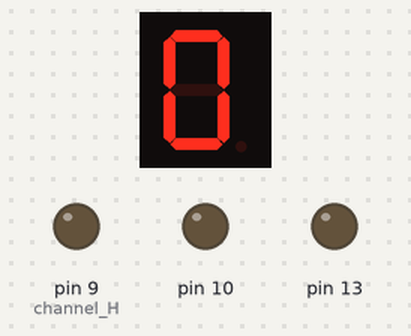
Recording of a sketch running on a simulated Arduino Uno, built with avr-gcc and run on an emulated ATmega328P. Parts: 1-digit seven-segment display, output pins drawn as LEDs (lit = HIGH). Wiring (inferred from the names in the program): 1-digit 7-segment display, segments lit when HIGH: segments pin 3, pin 2, pin 6, pin 8, pin 7, pin 4, pin 5. The segment pins are drawn as the display they are named for; pins used as bus, display or sensor lines are not drawn.

Above: at 0.1 s.
At 0.6 s:
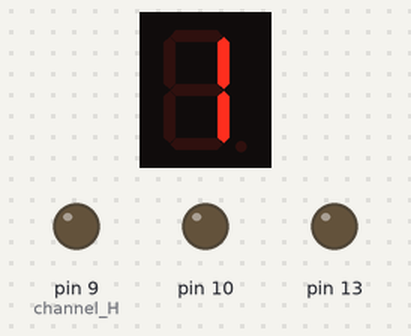
At 1.1 s:
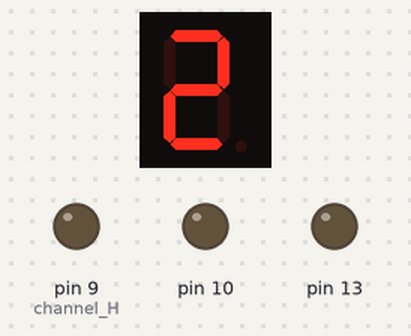
At 2.1 s:
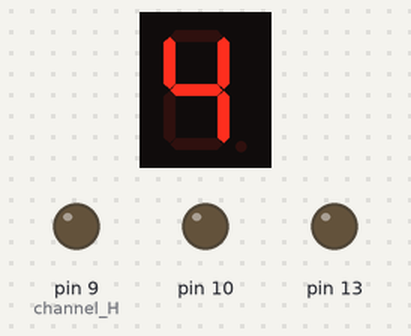
At 3.1 s:
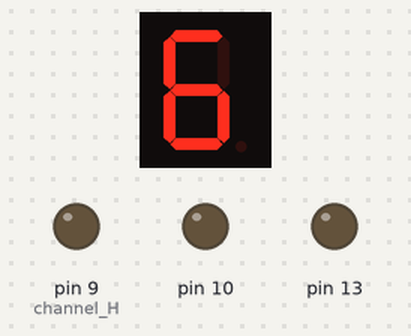
At 4.6 s:
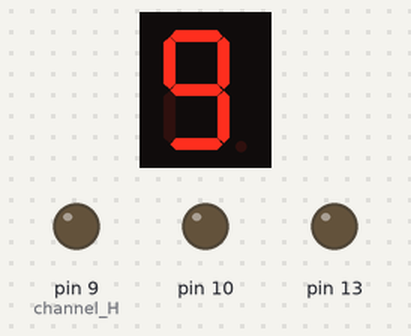

The sketch:

ARDUINO_electroluminescent_display.ino
```cpp
// Electroluminescent Display with Arduino UNO and Sparkfun El Escudo Dos shield

// created by upir, 2025
// youtube channel: https://www.youtube.com/upir_upir

// YouTube video: https://youtu.be/MtiuXPFYjX8
// Source files: https://github.com/upiir/arduino_uno_electroluminescent_display


// Links from the video:
// Do you like this video? You can buy me a coffee ☕: https://www.buymeacoffee.com/upir
// Arduino UNO: https://s.click.aliexpress.com/e/_AXDw1h
// EL Electroluminescent Panel: https://s.click.aliexpress.com/e/_op745Dc
// 5V USB Electroluminescent Inverter: https://s.click.aliexpress.com/e/_oFHj0yq
// Sparkfun EL Escudo Dos documentation: https://learn.sparkfun.com/tutorials/el-sequencerescudo-dos-hookup-guide/all
// Arduino Jumper Wires: https://s.click.aliexpress.com/e/_oF84G1C
// Apollo DSKY watch: https://apollo-instruments.com/
// Apollo DSKY video: https://youtu.be/vA0l_xvBmug?si=Za3FFG00gtw2ADnE
// Creating EL display (Applied Science): https://youtu.be/Z2o_Sp2-aBo?si=RGU2vqOo4spmbs0O
// EL wires: https://s.click.aliexpress.com/e/_opzF6Fy
// Color EL panels: https://s.click.aliexpress.com/e/_oEVfF0a

// Related videos with segmented displays:
// I made Teenage Engineering display at home: https://youtu.be/CeOC7Bf_YKw
// Have you seen this display?: https://youtu.be/9JRgl6mOAfM
// Arduino Breadboard Display: https://youtu.be/DD9FJr9zQ0U
// Transparent Edgelit Display: https://youtu.be/Cg9MDF1VE2g
// Is this the SIMPLEST display?: https://youtu.be/_pNuaVKABN4
// Posy’s designs ➔ REAL DISPLAYS: https://youtu.be/jz01j1TpM84
// Arduino + Ynvisible Displays: https://youtu.be/lxeH1ilL2T0
// Arduino E-ink: https://youtu.be/Rf-E-7fFop0


// define segments
#define seg_A 3
#define seg_B 2
#define seg_C 6
#define seg_D 8
#define seg_E 7
#define seg_F 4
#define seg_G 5


void setup() {

  // Initialize the pins as outputs
  pinMode(seg_A, OUTPUT);  // channel A
  pinMode(seg_B, OUTPUT);  // channel B
  pinMode(seg_C, OUTPUT);  // channel C
  pinMode(seg_D, OUTPUT);  // channel D
  pinMode(seg_E, OUTPUT);  // channel E
  pinMode(seg_F, OUTPUT);  // channel F
  pinMode(seg_G, OUTPUT);  // channel G
  pinMode(9, OUTPUT);  // channel H

  //Uncomment the following line if using this on the EL Escudo Dos.
  // Pin 10 is a status LED on the EL Escudo.
  pinMode(10, OUTPUT);

  //Pin 13 is the status LED on both the EL Sequencer and Arduino for use with the EL Escudo Dos.
   pinMode(13, OUTPUT);
}


/*******************Main Loop***************************/
void loop()
{


  // show digits 0-9

  // digit 0
  digitalWrite(seg_A, HIGH);
  digitalWrite(seg_B, HIGH);
  digitalWrite(seg_C, HIGH);
  digitalWrite(seg_D, HIGH);
  digitalWrite(seg_E, HIGH);
  digitalWrite(seg_F, HIGH);
  digitalWrite(seg_G, LOW);

  delay(500);

  // digit 1
  digitalWrite(seg_A, LOW);
  digitalWrite(seg_B, HIGH);
  digitalWrite(seg_C, HIGH);
  digitalWrite(seg_D, LOW);
  digitalWrite(seg_E, LOW);
  digitalWrite(seg_F, LOW);
  digitalWrite(seg_G, LOW);

  delay(500);

  // digit 2
  digitalWrite(seg_A, HIGH);
  digitalWrite(seg_B, HIGH);
  digitalWrite(seg_C, LOW);
  digitalWrite(seg_D, HIGH);
  digitalWrite(seg_E, HIGH);
  digitalWrite(seg_F, LOW);
  digitalWrite(seg_G, HIGH);

  delay(500);

  // digit 3
  digitalWrite(seg_A, HIGH);
  digitalWrite(seg_B, HIGH);
  digitalWrite(seg_C, HIGH);
  digitalWrite(seg_D, HIGH);
  digitalWrite(seg_E, LOW);
  digitalWrite(seg_F, LOW);
  digitalWrite(seg_G, HIGH);

  delay(500);

  // digit 4
  digitalWrite(seg_A, LOW);
  digitalWrite(seg_B, HIGH);
  digitalWrite(seg_C, HIGH);
  digitalWrite(seg_D, LOW);
  digitalWrite(seg_E, LOW);
  digitalWrite(seg_F, HIGH);
  digitalWrite(seg_G, HIGH);

  delay(500);

  // digit 5
  digitalWrite(seg_A, HIGH);
  digitalWrite(seg_B, LOW);
  digitalWrite(seg_C, HIGH);
  digitalWrite(seg_D, HIGH);
  digitalWrite(seg_E, LOW);
  digitalWrite(seg_F, HIGH);
  digitalWrite(seg_G, HIGH);

  delay(500);

  // digit 6
  digitalWrite(seg_A, HIGH);
  digitalWrite(seg_B, LOW);
  digitalWrite(seg_C, HIGH);
  digitalWrite(seg_D, HIGH);
  digitalWrite(seg_E, HIGH);
  digitalWrite(seg_F, HIGH);
  digitalWrite(seg_G, HIGH);

  delay(500);

  // digit 7
  digitalWrite(seg_A, HIGH);
  digitalWrite(seg_B, HIGH);
  digitalWrite(seg_C, HIGH);
  digitalWrite(seg_D, LOW);
  digitalWrite(seg_E, LOW);
  digitalWrite(seg_F, LOW);
  digitalWrite(seg_G, LOW);

  delay(500);

  // digit 8
  digitalWrite(seg_A, HIGH);
  digitalWrite(seg_B, HIGH);
  digitalWrite(seg_C, HIGH);
  digitalWrite(seg_D, HIGH);
  digitalWrite(seg_E, HIGH);
  digitalWrite(seg_F, HIGH);
  digitalWrite(seg_G, HIGH);

  delay(500);

  // digit 9
  digitalWrite(seg_A, HIGH);
  digitalWrite(seg_B, HIGH);
  digitalWrite(seg_C, HIGH);
  digitalWrite(seg_D, HIGH);
  digitalWrite(seg_E, LOW);
  digitalWrite(seg_F, HIGH);
  digitalWrite(seg_G, HIGH);

  delay(500);


  /* old code for going over all the segments and lighting them one by one
  int x,status;

  //Step through all eight EL channels (pins 2 through 9)
  for (x=2; x<=9; x++)
  {
    digitalWrite(x, HIGH);   // turn the EL channel on
    delay(100);              // wait for 1/10 second
    digitalWrite(x, LOW);    // turn the EL channel off

    digitalWrite(10, status);   // blink both status LEDs
    digitalWrite(13, status);
    status = !status;
  }*/
}
```

Measured:
- by itself, everything shown: repeats every 5.0 s, in 10 steps
- what the display in image 1 shows lasts 0.5 s, from 0.5 s to 1.0 s
